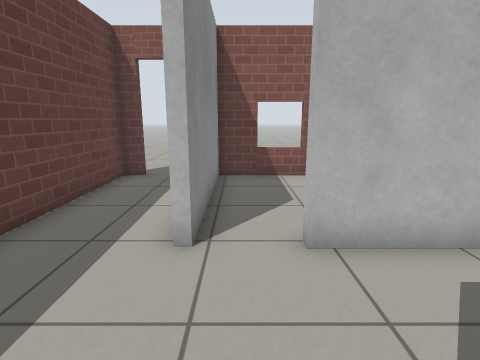
[1] (above)

12 first-person views from a walk through a robot-simulator world made for Gazebo. The camera is 1 m above the floor, tilts 12° down and sees 80° across. The floor is counted in squares, 0.5 m on a side. Each view is taken from the middle of a square. On the plan, view 1 faces up. The plan holds only what a view shows up to about 16 squares ahead; the rest is blank. Simple patterns stand in for the simulator's built-in surfaces.

[2]
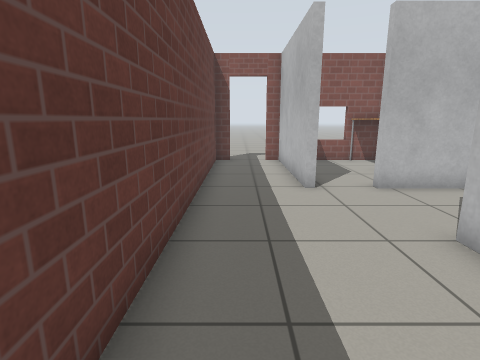

[3]
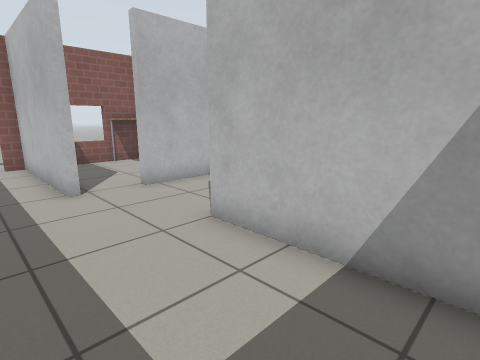

[4]
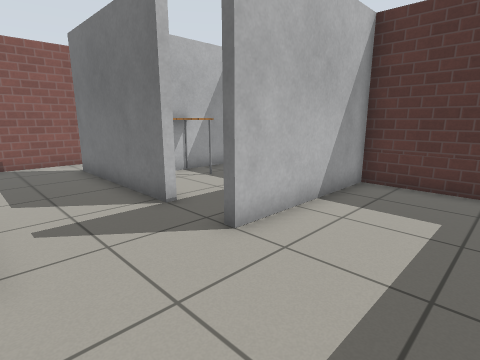

[5]
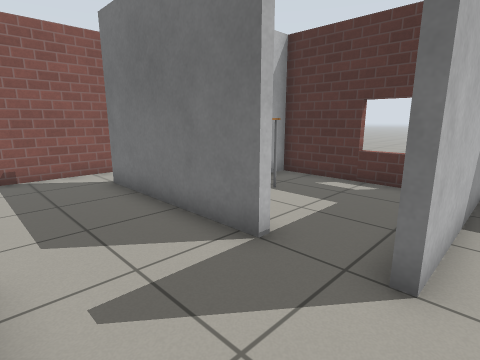

[6]
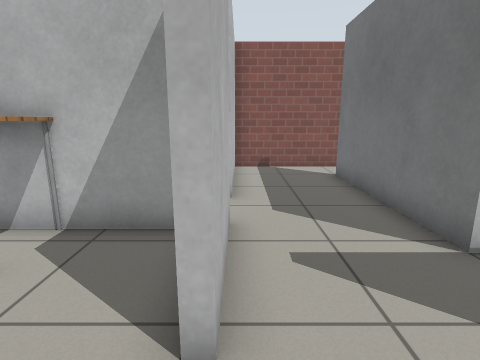

[7]
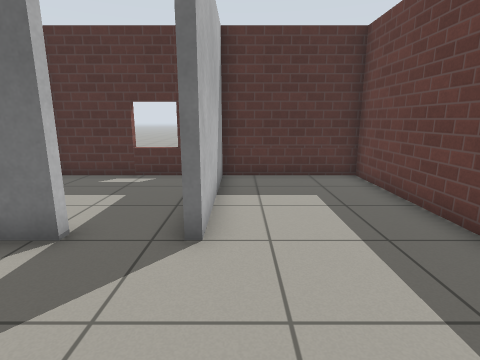

[8]
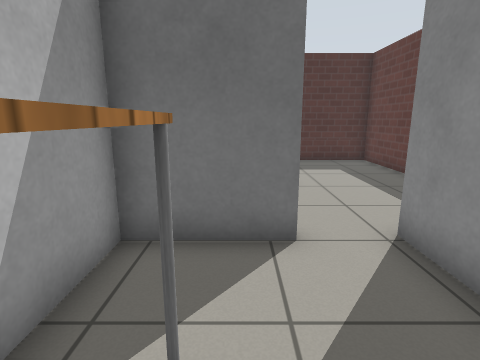

[9]
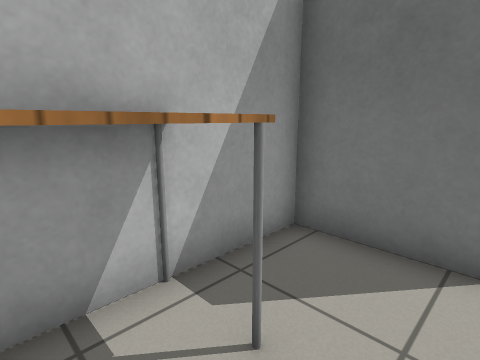

[10]
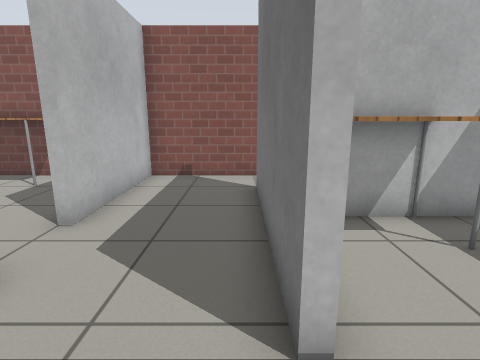

[11]
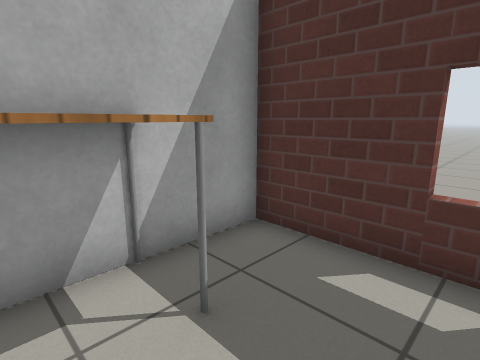

[12]
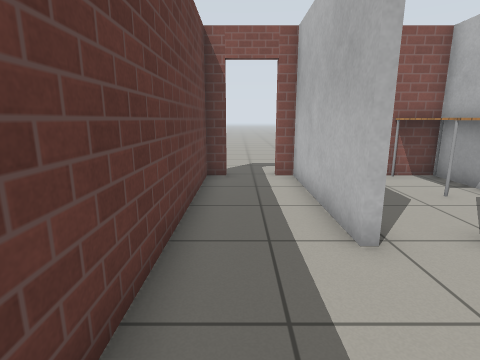

### Floor plan
Ten units are one square. View 1 is at (0, 0); x grows to the right and y downward. Boxes are objects, and circles mark ways between rooms. Rooms are numbered by the first view taken in them; rooms with no view inside come last. Other rooms are left out.
<svg viewBox="-47 -110 164 167">
<path fill="none" stroke="#000" d="M-11 -42 -11 -102 -17 -102M-42 -102 -42 52 6 52 6 -5M10 -45 40 -45 40 -76M40 -94 40 -102 -8 -102 -8 -42M30 -1 30 -5 92 -5M44 -42 10 -42M112 2 112 -42 62 -42M20 52 67 52 67 10"/>
<rect x="25" y="-105" width="20" height="40" fill="#bbb"><title>table</title></rect>
<rect x="45" y="-5" width="20" height="30" fill="#bbb"><title>table</title></rect>
<circle cx="5" cy="-45" r="3" fill="#2a7"/>
<circle cx="13" cy="-20" r="3" fill="#2a7"/>
<circle cx="10" cy="-30" r="3" fill="#2a7"/>
<text x="-20" y="-20">1</text>
<text x="20" y="-70">2</text>
<text x="50" y="-10">3</text>
</svg>
Room 1 opens to room 2. Room 1 opens to room 3. Room 2 opens to room 3.

Where each view was taken, in squares from view 1:
view 1: 0 up, 0 right, facing up
view 2: 4 down, 3 left, facing up
view 3: 4 down, 3 left, facing up-right
view 4: 4 up, 3 left, facing down-right
view 5: 4 up, 0 right, facing down-right
view 6: 4 up, 1 left, facing right
view 7: 5 up, 0 right, facing down
view 8: 9 up, 2 right, facing down
view 9: 9 up, 1 right, facing down-right
view 10: 1 up, 1 right, facing right
view 11: 1 down, 3 right, facing down-right
view 12: 0 up, 3 left, facing up
